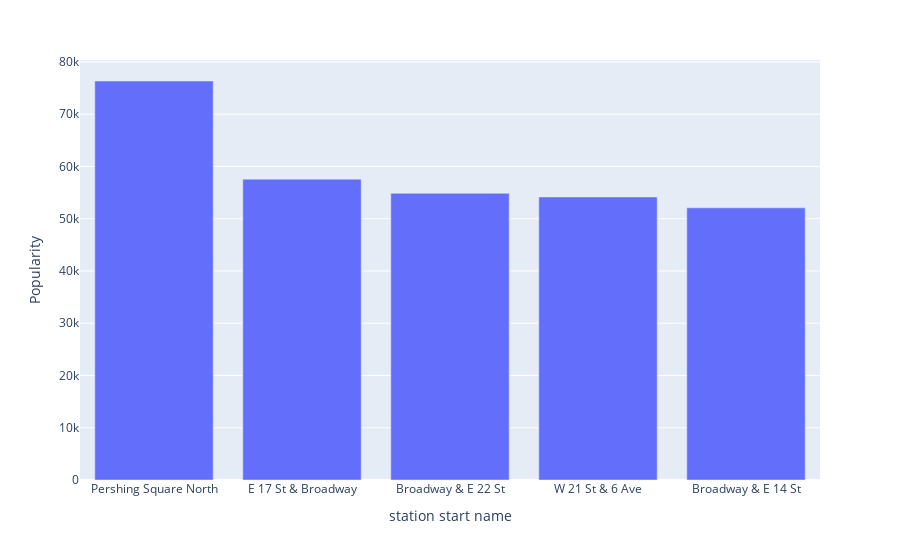

Write notebook code for a chart like this one.
### Code cell
# pre start manhattan
px.bar(prezip.loc[(prezip.start_boro == 'Manhattan')][['start_name','Popularity']].value_counts().to_frame().reset_index().sort_values(by='Popularity', ascending=False).head(), x= 'start_name',y='Popularity', labels ={'start_name':'station start name'})

### Figure 1 — Plotly figure (JSON) as saved in the notebook; plotly's stock layout.template omitted (floating-point values rounded to 4 significant figures)
{"data": [{"alignmentgroup": "True", "hovertemplate": "station start name=%{x}<br>Popularity=%{y}<extra></extra>", "legendgroup": "", "marker": {"color": "#636efa", "pattern": {"shape": ""}}, "name": "", "offsetgroup": "", "orientation": "v", "showlegend": false, "textposition": "auto", "type": "bar", "x": ["Pershing Square North", "E 17 St & Broadway", "Broadway & E 22 St", "W 21 St & 6 Ave", "Broadway & E 14 St"], "xaxis": "x", "y": [76352, 57566, 54854, 54164, 52077], "yaxis": "y"}], "layout": {"barmode": "relative", "legend": {"tracegroupgap": 0}, "margin": {"t": 60}, "xaxis": {"anchor": "y", "domain": [0, 1], "title": {"text": "station start name"}}, "yaxis": {"anchor": "x", "domain": [0, 1], "title": {"text": "Popularity"}}}}
